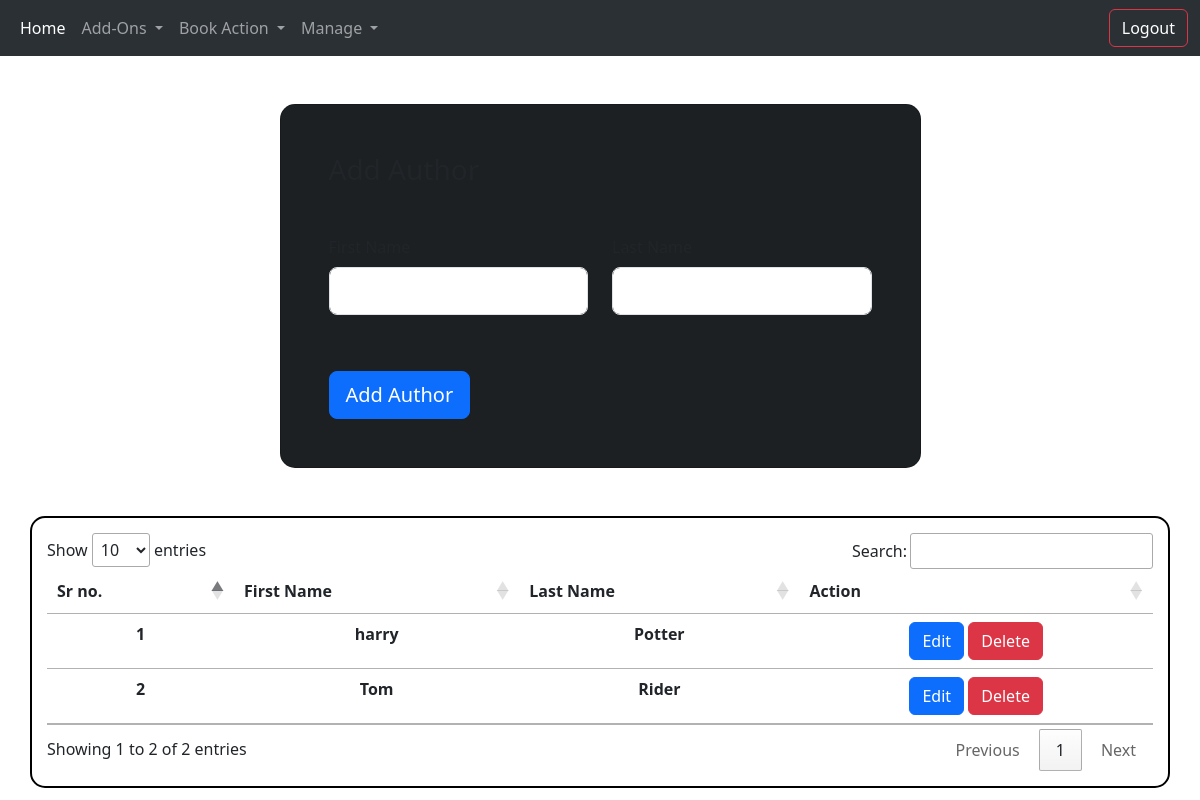
Screenshot of /add_author.php (signed in) with the database file from the repository.
### tables this page shows
CREATE TABLE `author` (
  `a_id` int(30) NOT NULL,
  `a_fname` varchar(80) NOT NULL,
  `a_lname` varchar(80) NOT NULL,
  `a_create_on` datetime NOT NULL DEFAULT current_timestamp(),
  `a_udate_on` datetime NOT NULL DEFAULT '0000-00-00 00:00:00' ON UPDATE current_timestamp()
);

### add_author.php (the view, shortened to what this page needs)
<?php
require("Files/navbar.php");
require("Files/dbconnect.php");
?>
<!doctype html>
<html lang="en">
<head>
  <link href="https://cdn.jsdelivr.net/npm/bootstrap@5.3.0-alpha1/dist/css/bootstrap.min.css" rel="stylesheet"
>
  <link rel="stylesheet" href="//cdn.datatables.net/1.13.1/css/jquery.dataTables.min.css">
</head>
<body>
    <section class=" gradient-custom text-white">
      <div class="container py-5 h-100">
        <div class="row justify-content-center align-items-center h-100">
          <div class="col-12 col-lg-9 col-xl-7">
            <div class="card shadow-2-strong card-registration"
              style="border-radius: 15px; background-color:rgb(28, 32, 34);">
              <div class="card-body p-4 p-md-5">
                <h3 class="mb-4 pb-2 pb-md-0 mb-md-5">Add Author</h3>
                <form action="add_author.php" method="post">
                  <div class="row">
                    <div class="col-md-6 mb-4">
                      <div class="form-outline">
                        <label class="form-label" for="firstName">First Name</label>
                        <input type="text" name="afname" id="firstName" class="form-control form-control-lg"  required/>
                      </div>
                    </div>
                    <div class="col-md-6 mb-4">
                      <div class="form-outline">
                        <label class="form-label" for="lastName">Last Name</label>
                        <input type="text" name="alname" id="lastName" class="form-control form-control-lg"  required/>
                      </div>
                    </div>
                  </div>
                  <div class="row">
                    <div class="mt-4 pt-2">
                      <input class="btn btn-primary btn-lg" name="submit" type="submit" value="Add Author" />
                    </div>
                  </div>
                </form>
              </div>
            </div>
          </div>
        </div>
      </div>
    </section>
    <div class="container" style="border: 2px solid black; border-radius: 15px; padding: 15px;">
      <table class="table text-center" id="myTable">
        <thead>
          <tr>
            <th scope="col">Sr no.</th>
            <th scope="col">First Name</th>
            <th scope="col">Last Name</th>
            <th scope="col">Action</th>
          </tr>
        </thead>
        <tbody>
          <?php
          $sr = 1;
          $sql1 = "select * from author";
          $result = mysqli_query($conn, $sql1);
          while ($row = mysqli_fetch_row($result)) {
            $id = $row[0];
            ?>
            <tr>
              <td><b>
                  <?php echo $sr ?>
                </b></td>
              <td><b><?php echo $row[1] ?></b></td>
              <td><b><?php echo $row[2] ?></b></td>
              <td>
                <button type="submit" name="edit" class="btn btn-primary  "><a class="text-decoration-none text-white"
                    href="update_author.php?abc=<?php echo base64_encode($id) ?>">Edit</a></button>
                <button type="submit" name="delete" class="btn btn-danger "><a class="text-decoration-none text-white"
                    href="delete_author.php?abc=<?php echo base64_encode($id); ?>">Delete</a></button>
              </td>
            </tr>
            <?php
            $sr = $sr + 1;
          }
          ?>
        </tbody>
      </table>
</body>
</html>

### rows the page displays
author: a_fname "harry", a_lname "Potter"
author: a_fname "Tom", a_lname "Rider"
